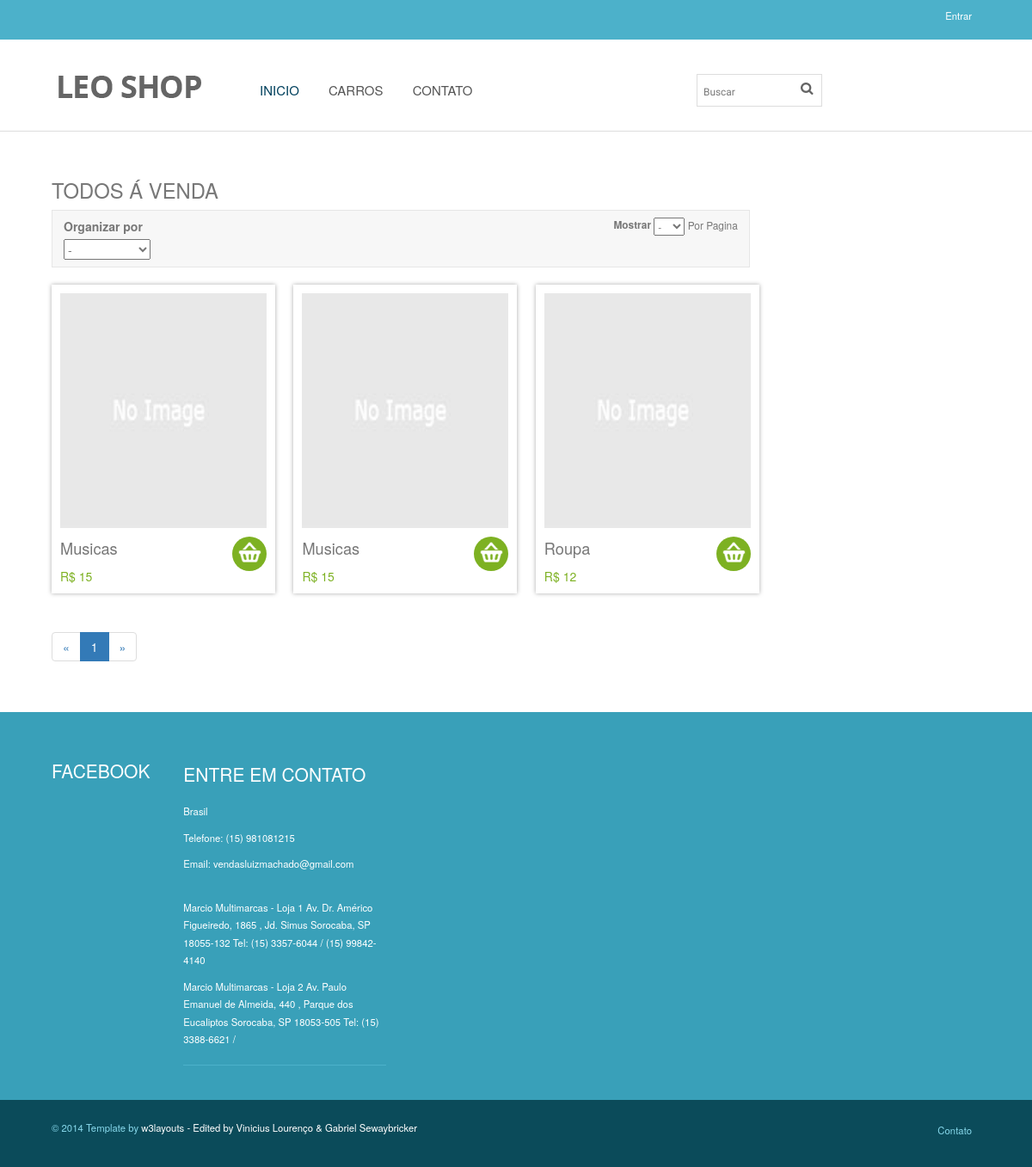
Before: /pages/other.php with the older database file.
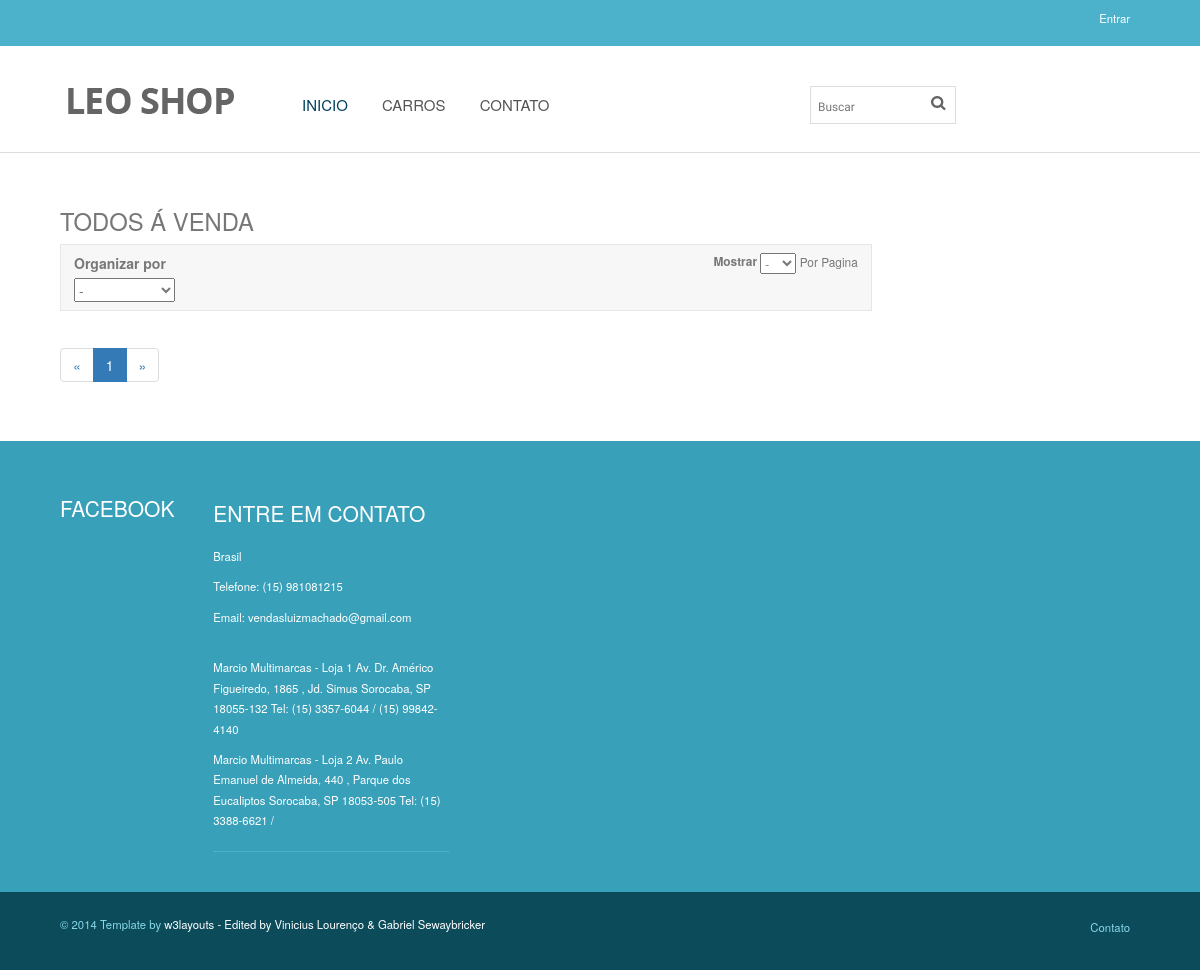
After: the same page with the newer database file.
### tables this page shows
CREATE TABLE IF NOT EXISTS `produtos` (
`id` int(11) NOT NULL,
  `nome` varchar(250) NOT NULL,
  `preco` float NOT NULL,
  `ano` varchar(9) NOT NULL,
  `km` int(11) NOT NULL,
  `cor` varchar(50) NOT NULL,
  `portas` int(2) NOT NULL,
  `combustivel` varchar(50) NOT NULL,
  `cambio` varchar(50) NOT NULL,
  `final_placa` int(2) NOT NULL,
  `carroceria` varchar(50) NOT NULL,
  `data_anuncio` datetime NOT NULL DEFAULT CURRENT_TIMESTAMP,
  `observacoes` text NOT NULL,
  `detalhes` text NOT NULL
);

### inc/database.php (called while the page is built, shortened)
<?php
function open_database() {
	try {
		$conn = new mysqli(DB_HOST, DB_USER, DB_PASSWORD, DB_NAME);
		return $conn;
	} catch (Exception $e) {
		echo $e->getMessage();
		return null;
	}
}
function find( $table = null, $id = null, $limit = null, $betweenOne = null, $betweenTwo = null, $order = null, $pagina = null, $carsperpage = null, $exceptionid = null ) {
	$database = open_database();
	$found = null;
	$count_cars = get_car_id_last();
	try {
		if($pagina) { $registros = $carsperpage; $inicio = ($registros*$pagina)-$registros; $stringlimit = " LIMIT " . $inicio . "," . $registros; }
		else if ($limit) { $stringlimit = " LIMIT " . $limit; }
		else{ $stringlimit = ''; }
		if($betweenOne == null) { $betweenOne = 2; }
		if($exceptionid == null) { $exceptionid = 1;}
	  if ($id) {
	    $sql = "SELECT * FROM " . $table . " WHERE id = " . $id . " and `id` BETWEEN " . $betweenOne ." AND " . $betweenTwo . " ORDER BY " . $order . $stringlimit ;
	    $result = $database->query($sql);
	    if ($result->num_rows > 0) {
	      $found = $result->fetch_assoc();
	    }
	  } else {
	    $sql = "SELECT * FROM " . $table . " WHERE `id` != ". $exceptionid ." and `id` BETWEEN " . $betweenOne ." AND " . $betweenTwo . " ORDER BY " . $order . $stringlimit ;
	    $result = $database->query($sql);
	    if ($result->num_rows > 0) {
	      $found = $result->fetch_all(MYSQLI_ASSOC);
	    }
	  }
	} catch (Exception $e) {
	  $_SESSION['message'] = $e->GetMessage();
	  $_SESSION['type'] = 'danger';
  }
	return $found;
}
function _count( $table = null ) {
	$database = open_database();
	$found = null;
	try {
	    $sql = "SELECT COUNT(*) as result FROM " . $table;
	    $result = $database->query($sql);
	    if ($result->num_rows > 0) {
	      $found = $result->fetch_all(MYSQLI_ASSOC);
	    }
	} catch (Exception $e) {
	  $_SESSION['message'] = $e->GetMessage();
	  $_SESSION['type'] = 'danger';
  }
	return $found;
}
function get_last_car_id( $user = null, $pass = null ) {
	$database = open_database();
	$found = false;
	try {
	    $sql = "SELECT id FROM `produtos` WHERE id order by id desc limit 1";
	    $result = $database->query($sql);
			if(is_object($result)){
				if ($result->num_rows > 0) {
		      $found = $result->fetch_all(MYSQLI_ASSOC);
		    }
			}
	} catch (Exception $e) {
	  $_SESSION['message'] = $e->GetMessage();
	  $_SESSION['type'] = 'danger';
  }
	return $found;
}
?>

### inc/functions.php (called while the page is built, shortened)
<?php
function loadCars($limit = null, $betweenOne = null, $betweenTwo = null, $order = null, $pagina = null, $carsperpage = null,$exceptionid = null) {
	$produtos = find('produtos', null, $limit, $betweenOne, $betweenTwo, $order, $pagina, $carsperpage, $exceptionid);
}
function countCars() {
	$counter = _count('produtos');
	return $counter[0]['result'];
}
function get_car_id_last(){
	$last_id = get_last_car_id();
	return $last_id[0]['id'];
}

### pages/other.php (the view, shortened to what this page needs)
<?php
require_once('../inc/functions.php');
$pagina = (isset($_GET['pagina']))? $_GET['pagina'] : 1;
$orderby = (isset($_GET['orderby']))? $_GET['orderby'] : "`id` DESC";
$carsperpage = (isset($_GET['carsperpage']))? $_GET['carsperpage'] : 15;
$busca = (isset($_GET['busca']))? $_GET['busca'] : null;
if($busca){
	buttonAsk($busca,$orderby,$pagina,$carsperpage);
}else {
	loadCars(null,null,get_car_id_last(),$orderby,$pagina,$carsperpage);
}
include(HEADER_TEMPLATE);
$k = 0;
?>
	<div class="header-bottom-right">
	 <form action="#" method="GET">
	 <div class="search">
		 <input type="text" name="busca" class="textbox" value="Buscar" onfocus="this.value = '';" onblur="if (this.value == '') {this.value = 'Buscar';}">
		 <input type="submit" id="submit">
	</div>
	</form>
	</div>
</div>
<div class="mens">
  <div class="main">
     <div class="wrap">
		  <div class="cont span_2_of_3">
		  	<h2 class="head">Todos á venda</h2>
		  	<div class="mens-toolbar">
          <div class="sort">
            <div class="sort-by">
              <form action="#" method="GET">
		            <label>Organizar por</label>
		            <select name="orderby" onchange="this.form.submit()">
									<option value="`id` ASC">-</option>
		            </select>
            	</form>
          </div>
    		</div>
        <div class="pager">
        	<div class="limiter visible-desktop">
						<form action="#" method="GET">
            <label>Mostrar</label>
            <select name="carsperpage" onchange="this.form.submit()">
							<option value="15">-</option>
            </select> Por Pagina
					  </form>
          </div>
    	</div>
	    </div>
			<?php for($z = 1; $z <= ($carsperpage/3); $z++) { ?>
			<div class="top-box">
				<?php for($i = 1; $i < 4; $i++) {
			  if(!isset($produtos[$k]['id'])) { continue; }
        $img = getPatchFile($produtos[$k]['id'],1); $img = $img[0]['patch_file'];
        ?>
				<div class="col_1_of_3 span_1_of_3">
					 <a href="single.php?id=<?php echo $produtos[$k]['id']; ?>">
					<div class="inner_content clearfix">
					<div class="product_image">
						<img src="../images/produtos/<?php echo isset($img)? $img : 'demoupload.jpg'; ?>" alt=""/>
					</div>
						<div class="price">
						 <div class="cart-left">
							 <p class="title"><?php echo isset($produtos[$k]['nome'])? $produtos[$k]['nome'] : 'Adicione algum produto!'; ?></p>
								<div class="price1">
									<span class="actual">R$ <?php echo isset($produtos[$k]['preco'])? $produtos[$k]['preco'] : '0'; ?></span>
							</div>
						</div>
						<div class="cart-right"> </div>
					 </div>
						</div>
						</a>
				</div>
				<?php $k++; } ?>
			</div>
			<?php } ?>
			<div class="tob-box">
			<nav>
			  <ul class="pagination">
				<li>
				  <a href="other.php?pagina=1&busca=<?php echo $busca; ?>&carsperpage=<?php echo $carsperpage; ?>&orderby=<?php echo $orderby; ?>" aria-label="Previous">
					<span aria-hidden="true">&laquo;</span>
				  </a>
				</li>
				<?php
				$numPaginas = ceil(countCars()/$carsperpage);
				for($i = 1; $i < $numPaginas + 1; $i++) {
				$estilo = "";
				if($pagina == $i)
					$estilo = "class=\"active\"";
				?>
				<li <?php echo $estilo; ?> ><a href="other.php?pagina=<?php echo $i; ?>&busca=<?php echo $busca; ?>&carsperpage=<?php echo $carsperpage; ?>&orderby=<?php echo $orderby; ?>"><?php echo $i; ?></a></li>
				<?php } ?>
				<li>
				  <a href="other.php?pagina=<?php echo $i-1; ?>&busca=<?php echo $busca; ?>&carsperpage=<?php echo $carsperpage; ?>&orderby=<?php echo $orderby; ?>" aria-label="Next">
					<span aria-hidden="true">&raquo;</span>
				  </a>
				</li>
			  </ul>
			</nav>
			</div>
		  </div>
		      </div>
			</div>
		   </div>
	<?php include(FOOTER_TEMPLATE); ?>

### inc/header.php (shortened to what this page needs)
<!DOCTYPE HTML>
<html>
<head>
<link href="../css/style.css" rel="stylesheet" type="text/css" media="all" />
<link href="../css/form.css" rel="stylesheet" type="text/css" media="all" />
<link href="../css/bootstrap.min.css" rel="stylesheet">
<link href="../css/megamenu.css" rel="stylesheet" type="text/css" media="all" />
<link rel="stylesheet" href="../css/fwslider.css" media="all">
</head>
<body>
    <div class="header-top">
		 <div class="wrap">
			 <div class="cssmenu">
				<ul>
          <?php
					$logado = (isset($_SESSION["logged"]))? $_SESSION["logged"] : false;
					if ($logado) {
						echo "<li><a href=\"management.php\">Painel de Controle</a></li><li><a href=\"process_sair.php\">Sair</a></li>";
					}else {
						echo "<li><a href=\"login.php\">Entrar</a></li>";
					}?>
				</ul>
			</div>
		</div>
	</div>
	<div class="header-bottom">
			<div class="wrap">
			<div class="header-bottom-left">
				<div class="logo">
					<a href="index.php"><img src="../images/logo.png" alt=""/></a>
				</div>
				<div class="menu">
				<ul class="megamenu skyblue">
			  <li class="active grid"><a href="index.php">Inicio</a></li>
				<li><a class="color6" href="other.php">Carros</a></li>
				<li><a class="color7" href="contact.php">Contato</a></li>
			</ul>
			</div>
		</div>
	</div>

### inc/footer.php (shortened to what this page needs)
<div class="footer">
		<div class="footer-middle">
			<div class="wrap">
		   <div class="section group example">
			  <div class="col_1_of_f_1">
				 <div class="section group example">
				   <div class="col_1_of_f_2 span_1_of_f_2">
				      <h3>Facebook</h3>
 				  </div>
		      </div>
 			 </div>
			 <div class="col_1_of_f_1  span_1_of_f_1">
			   <div class="section group example">
				 <div class="col_1_of_f_2 span_1_of_f_2">
				   <h3>Entre em contato</h3>
						<div class="company_address">
				      <p>Brasil</p>
						  <p>Telefone: (15) 981081215</p>
						  <p>Email: vendasluizmachado@gmail.com</p><br>
						  <p>Marcio Multimarcas - Loja 1
              Av. Dr. Américo Figueiredo, 1865 , Jd. Simus
              Sorocaba, SP 18055-132
              Tel: (15) 3357-6044 / (15) 99842-4140</p>
              <p>Marcio Multimarcas - Loja 2
              Av. Paulo Emanuel de Almeida, 440 , Parque dos Eucaliptos
              Sorocaba, SP 18053-505
              Tel: (15) 3388-6621 /
              </p>
					   </div>
				</div>
		    </div>
		   </div>
		    </div>
		  </div>
		</div>
		<div class="footer-bottom">
			<div class="wrap">
	        <div class="copy">
			      <p>© 2014 Template by <a href="http://w3layouts.com" target="_blank">w3layouts - Edited by Vinicius Lourenço & Gabriel Sewaybricker</a></p>
		      </div>
				<div class="f-list2">
				 <ul>
					<li><a href="contact.php">Contato</a></li>
				 </ul>
			    </div>
		      </div>
	     </div>
	</div>
</body>
</html>

### css/megamenu.css (style rules this page uses)
.megamenu { margin-bottom:0px;padding:0;width:100%;list-style:none;display:inline-block;position:relative;font-size:15px }
.megamenu li { margin-bottom:0px;display:inline }
.megamenu>li>a { float:left;padding:8px 15px;text-decoration:none;text-transform:uppercase;font-size:1em; -webkit-transition: all 0.3s ease-in-out; -moz-transition: all 0.3s ease-in-out; -o-transition: all 0.3s ease-in-out; transition: all 0.3s ease-in-out; }
.megamenu>li.active>a { color:#00405d; }
.skyblue li>a,.skyblue>li.showhide span { color:#555 }

Changed rows visible on the page:
removed produtos: nome "Musicas", preco "15"
removed produtos: nome "Musicas", preco "15"
removed produtos: nome "Roupa", preco "12"
